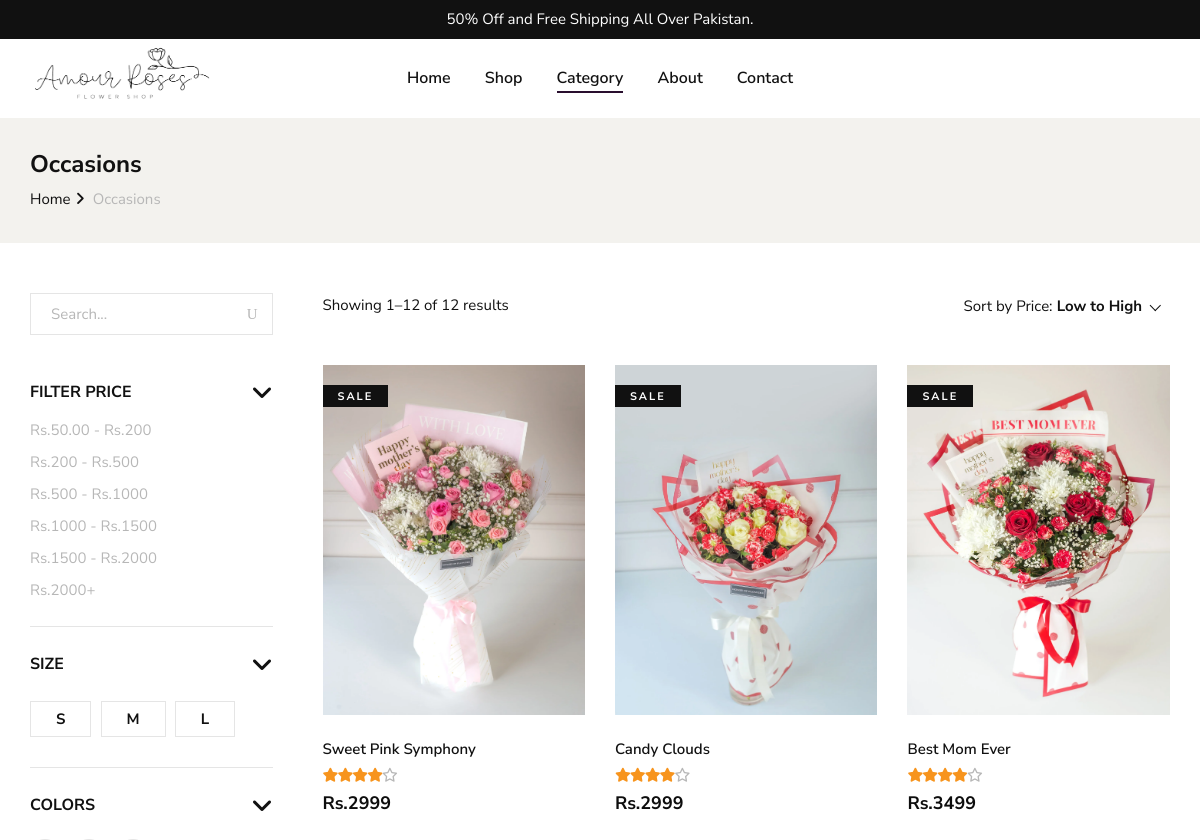
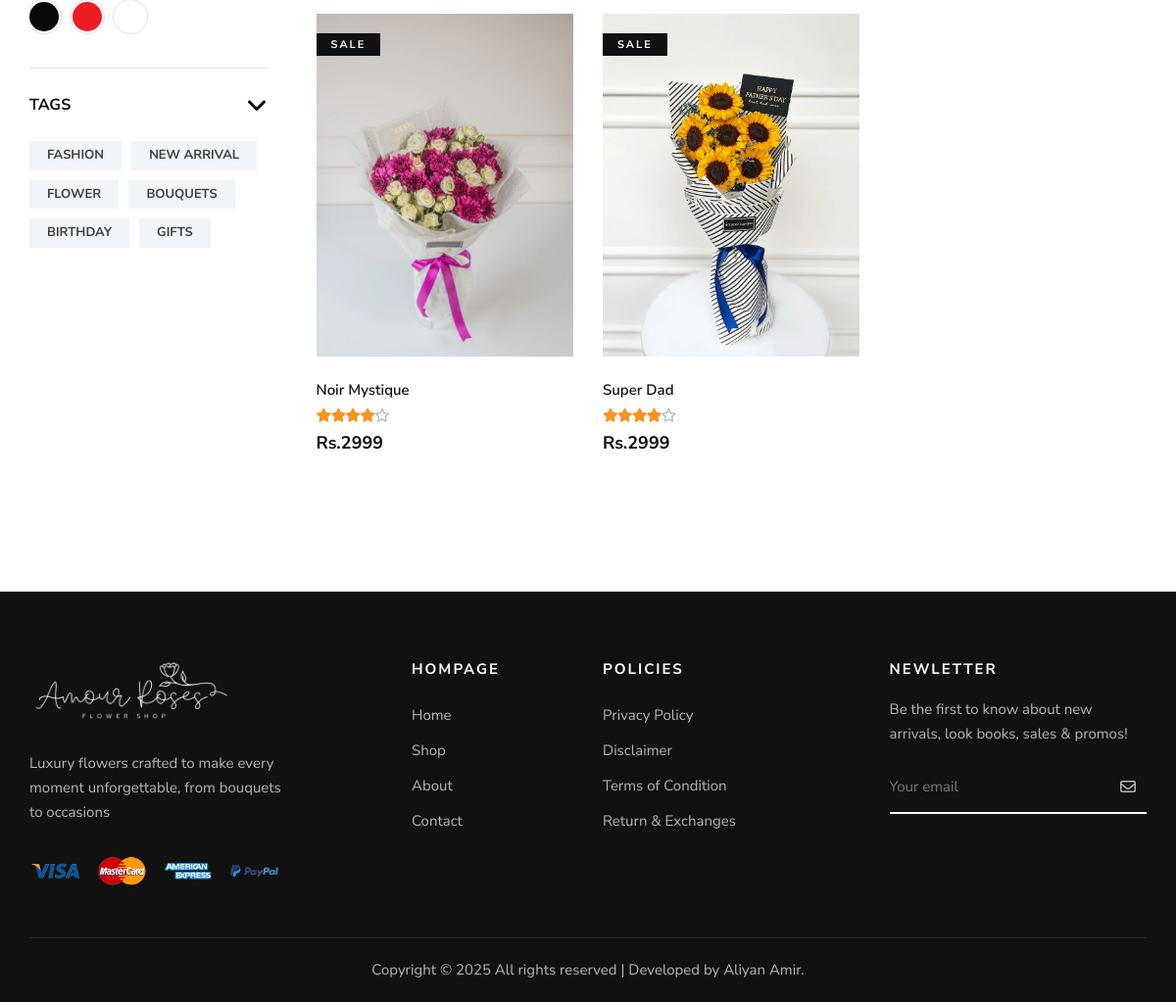
Screenshot of /occasions.php with the database file from the repository (2 pictures, top to bottom).
### tables this page shows
CREATE TABLE IF NOT EXISTS `products` (
  `product_id` int NOT NULL AUTO_INCREMENT,
  `product_name` varchar(255) NOT NULL,
  `product_sku` varchar(255) NOT NULL,
  `product_description` text NOT NULL,
  `product_price` int NOT NULL,
  `product_category_id` int NOT NULL,
  `promotion_category_id` int NOT NULL,
  `product_image_1` varchar(255) NOT NULL,
  `product_image_2` varchar(255) NOT NULL,
  `datetime` timestamp NOT NULL DEFAULT CURRENT_TIMESTAMP,
  PRIMARY KEY (`product_id`),
  KEY `product_category` (`product_category_id`),
  KEY `promotion_category` (`promotion_category_id`)
);

### occasions.php (the view, shortened to what this page needs)
<?php
include "./includes/db.php";
$all_occasions = "SELECT
    p.product_id,
    p.product_name,
    p.product_sku,
    p.product_description,
    p.product_price,
    p.product_image_1,
    p.product_image_2,
    p.datetime,
    c.cate_name,
    c.cate_description
FROM
    products p
JOIN
    category c
ON
    p.product_category_id = c.cate_id
WHERE
    c.cate_name = 'Occasions';
";
$occasions_result = $conn->query($all_occasions);
?>
<!DOCTYPE html>
<html lang="en">
<head>
    <link rel="stylesheet" href="../assets/css/style.css">
    <link rel="stylesheet" href="./assets/css/bootstrap.min.css" type="text/css">
    <link rel="stylesheet" href="./assets/css/font-awesome.min.css" type="text/css">
    <link rel="stylesheet" href="https://cdnjs.cloudflare.com/ajax/libs/font-awesome/6.7.2/css/all.min.css"
 />
    <link rel="stylesheet" href="./assets/css/elegant-icons.css" type="text/css">
    <link rel="stylesheet" href="./assets/css/magnific-popup.css" type="text/css">
    <link rel="stylesheet" href="./assets/css/nice-select.css" type="text/css">
    <link rel="stylesheet" href="./assets/css/owl.carousel.min.css" type="text/css">
    <link rel="stylesheet" href="./assets/css/slicknav.min.css" type="text/css">
    <link rel="stylesheet" href="./assets/css/style.css" type="text/css">
</head>
<body>
    <?php
    include "./includes/header.php"
        ?>
    <section class="breadcrumb-option">
        <div class="container">
            <div class="row">
                <div class="col-lg-12">
                    <div class="breadcrumb__text">
                        <h4>Occasions</h4>
                        <div class="breadcrumb__links">
                            <a href="./index.php">Home</a>
                            <span>Occasions</span>
                        </div>
                    </div>
                </div>
            </div>
        </div>
    </section>
    <section class="shop spad">
        <div class="container">
            <div class="row">
                <div class="col-lg-3">
                    <div class="shop__sidebar">
                        <div class="shop__sidebar__search">
                            <form action="#">
                                <input type="text" placeholder="Search...">
                                <button type="submit"><span class="icon_search"></span></button>
                            </form>
                        </div>
                        <div class="shop__sidebar__accordion">
                            <div class="accordion" id="accordionExample">
                                <div class="card">
                                    <div class="card-heading">
                                        <a data-toggle="collapse" data-target="#collapseThree">Filter Price</a>
                                    </div>
                                    <div id="collapseThree" class="collapse show" data-parent="#accordionExample">
                                        <div class="card-body">
                                            <div class="shop__sidebar__price">
                                                <ul>
                                                    <li><a href="#">Rs.50.00 - Rs.200</a></li>
                                                    <li><a href="#">Rs.200 - Rs.500</a></li>
                                                    <li><a href="#">Rs.500 - Rs.1000</a></li>
                                                    <li><a href="#">Rs.1000 - Rs.1500</a></li>
                                                    <li><a href="#">Rs.1500 - Rs.2000</a></li>
                                                    <li><a href="#">Rs.2000+</a></li>
                                                </ul>
                                            </div>
                                        </div>
                                    </div>
                                </div>
                                <div class="card">
                                    <div class="card-heading">
                                        <a data-toggle="collapse" data-target="#collapseFour">Size</a>
                                    </div>
                                    <div id="collapseFour" class="collapse show" data-parent="#accordionExample">
                                        <div class="card-body">
                                            <div class="shop__sidebar__size">
                                                <label for="sm">s
                                                </label>
                                                <label for="md">m
                                                </label>
                                                <label for="l">l
                                                </label>
                                            </div>
                                        </div>
                                    </div>
                                </div>
                                <div class="card">
                                    <div class="card-heading">
                                        <a data-toggle="collapse" data-target="#collapseFive">Colors</a>
                                    </div>
                                    <div id="collapseFive" class="collapse show" data-parent="#accordionExample">
                                        <div class="card-body">
                                            <div class="shop__sidebar__color">
                                                <label class="c-1" for="sp-1">
                                                </label>
                                                <label class="c-8" for="sp-8">
                                                </label>
                                                <label class="c-9" for="sp-9">
                                                </label>
                                            </div>
                                        </div>
                                    </div>
                                </div>
                                <div class="card">
                                    <div class="card-heading">
                                        <a data-toggle="collapse" data-target="#collapseSix">Tags</a>
                                    </div>
                                    <div id="collapseSix" class="collapse show" data-parent="#accordionExample">
                                        <div class="card-body">
                                            <div class="shop__sidebar__tags">
                                                <a href="#">Fashion</a>
                                                <a href="#">New Arrival</a>
                                                <a href="#">Flower</a>
                                                <a href="#">Bouquets</a>
                                                <a href="#">Birthday</a>
                                                <a href="#">Gifts</a>
                                            </div>
                                        </div>
                                    </div>
                                </div>
                            </div>
                        </div>
                    </div>
                </div>
                <div class="col-lg-9">
                    <div class="shop__product__option">
                        <div class="row">
                            <div class="col-lg-6 col-md-6 col-sm-6">
                                <div class="shop__product__option__left">
                                    <p>Showing 1–12 of 12 results</p>
                                </div>
                            </div>
                            <div class="col-lg-6 col-md-6 col-sm-6">
                                <div class="shop__product__option__right">
                                    <p>Sort by Price:</p>
                                </div>
                            </div>
                        </div>
                    </div>
                    <div class="row">
                        <?php
                        if ($occasions_result->num_rows > 0) {
                            while ($row = $occasions_result->fetch_assoc()) {
                                ?>
                                <div class="col-lg-4 col-md-6 col-sm-6  mix">
                                    <div class="product__item sale">
                                        <div class="product__item__pic set-bg"
                                            onclick="location.href='product.php?id=<?= $row['product_id']; ?>'"
                                            style="cursor: pointer;"
                                            data-setbg="./assets/images/product_image/<?= $row['product_image_1'] ?>">
                                            <span class="label">Sale</span>
                                        </div>
                                        <div class="product__item__text">
                                            <h6><?php echo $row['product_name']; ?></h6>
                                            <div class="rating">
                                                <i class="fa fa-star"></i>
                                                <i class="fa fa-star"></i>
                                                <i class="fa fa-star"></i>
                                                <i class="fa fa-star"></i>
                                                <i class="fa-regular fa-star"></i>
                                            </div>
                                            <h5>Rs.<?php echo $row['product_price']; ?></h5>
                                        </div>
                                    </div>
                                </div>
                                <?php
                            }
                        } else {
                            echo "<p class='text-center'>No products found in 'Cccasions' category.</p>";
                        }
                        ?>
                    </div>
                </div>
            </div>
        </div>
    </section>
    <?php
    include "./includes/footer.php"
        ?>
</body>
</html>

### rows the page displays
products: shows a picture, product_name "Sweet Pink Symphony", product_price "2999"
products: shows a picture, product_name "Candy Clouds", product_price "2999"
products: shows a picture, product_name "Best Mom Ever", product_price "3499"
products: shows a picture, product_name "Noir Mystique", product_price "2999"
products: shows a picture, product_name "Super Dad", product_price "2999"
